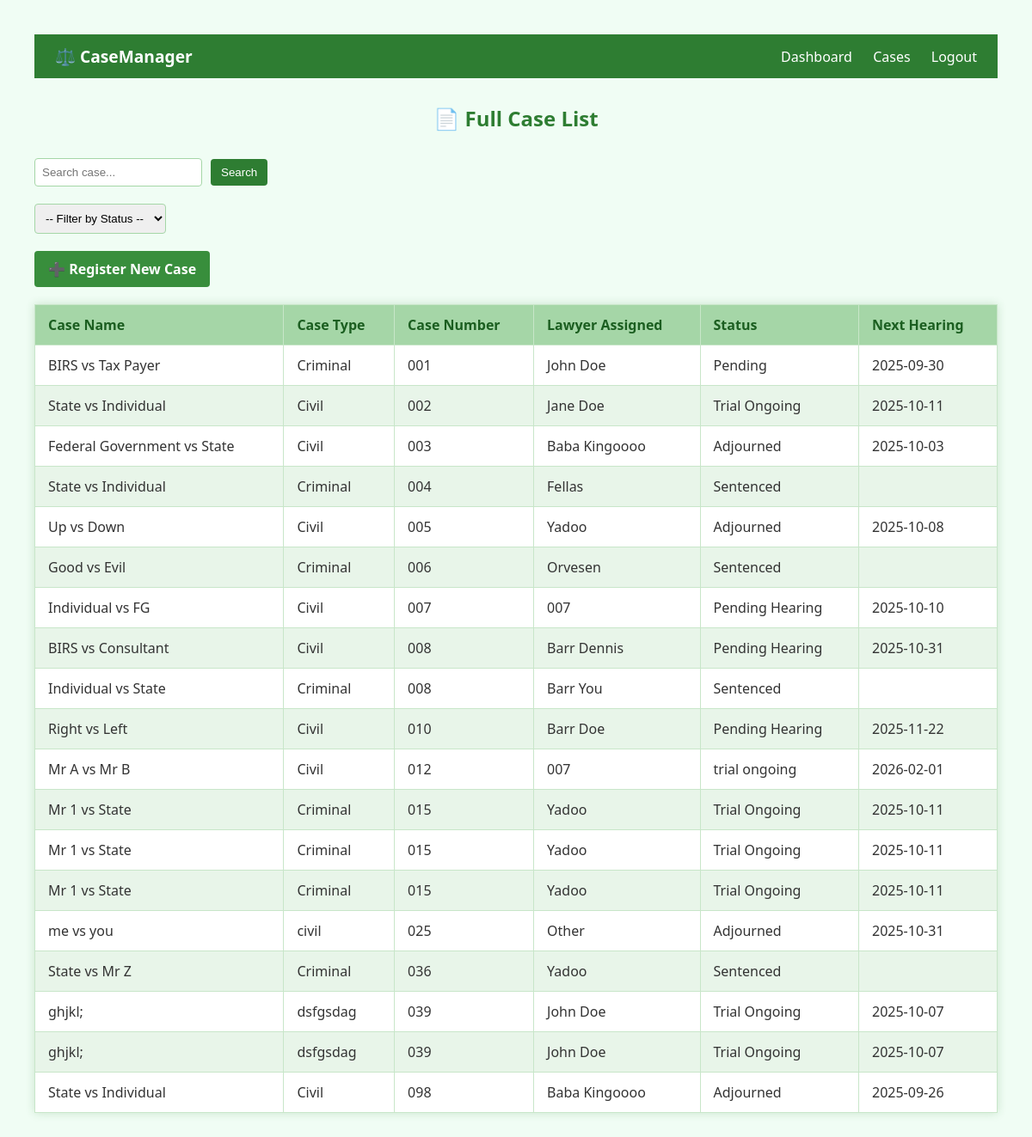
/cases (signed in), run on the app's committed database.
### tables this page shows
CREATE TABLE cases (
    id INTEGER PRIMARY KEY AUTOINCREMENT,
    case_name TEXT NOT NULL,
    case_type TEXT NOT NULL,
    case_number TEXT,
    lawyer_assigned TEXT,
    status TEXT,
    next_hearing DATE,
    date_opened TEXT,
    date_closed TEXT
, court TEXT, presiding_judge TEXT, case_summary TEXT);

### app.py (the view)
@app.route('/cases')
def case_list():
    if 'user' in session:
        conn = get_db_connection()
        cases = conn.execute('SELECT * FROM cases').fetchall()
        user = conn.execute('SELECT role FROM users WHERE username = ?', (session['user'],)).fetchone()
        conn.close()
        return render_template('case_list.html', cases=cases, user_role=user['role'] if user else None)
    else:
        return redirect(url_for('login'))

### app.py (called while the page is built)
def get_db_connection():
    conn = sqlite3.connect('case_management.db')
    conn.row_factory = sqlite3.Row
    return conn

### templates/case_list.html (shortened to what this page needs)
<!DOCTYPE html>
<html>
<head>
</head>
<nav class="navbar">
    <div class="nav-left">
        <span class="logo">⚖️ CaseManager</span>
    </div>
    <div class="nav-right">
        <a href="{{ url_for('dashboard') }}">Dashboard</a>
        <a href="{{ url_for('case_list') }}">Cases</a>
        {% if session.get('user') %}
            <a href="{{ url_for('logout') }}">Logout</a>
        {% endif %}
    </div>
</nav>
<body>
     <h2>📄 Full Case List{% if filter %} – {{ filter }}{% endif %}</h2>
    <form method="GET" action="{{ url_for('search_case') }}">
        <input type="text" name="query" placeholder="Search case..." required>
        <button type="submit">Search</button>
    </form>
    <form method="GET" action="{{ url_for('filter_by_status', status='Pending') }}">
     <form method="GET">
        <select name="status" onchange="this.form.action='{{ url_for('filter_by_status', status='') }}' + encodeURIComponent(this.value); this.form.submit();">
            <option value="">-- Filter by Status --</option>
        </select>
    </form>
<a href="{{ url_for('register') }}" class="register-button">➕ Register New Case</a>
    <table class="case-table">
        <thead>
            <tr>
                <th>Case Name</th>
                <th>Case Type</th>
                <th>Case Number</th>
                <th>Lawyer Assigned</th>
                <th>Status</th>
                <th>Next Hearing</th>
            </tr>
        </thead>
        <tbody>
            {% if cases %}
                {% for case in cases %}
                <tr onclick="window.location='{{ url_for('movement_history', case_number=case.case_number) }}';">
                    <td>{{ case.case_name }}</td>
                    <td>{{ case.case_type }}</td>
                    <td>{{ case.case_number }}</td>
                    <td>{{ case.lawyer_assigned }}</td>
                    <td>{{ case.status }}</td>
                    <td>{{ case.next_hearing }}</td>
                </tr>
                {% endfor %}
            {% else %}
                <tr>
                    <td colspan="6" style="text-align:center; color:#888;">No cases found for this filter.</td>
                </tr>
            {% endif %}
        </tbody>
    </table>
</body>
</html>

### templates/case_list.html (style rules this page uses)
body { font-family: 'Segoe UI', sans-serif; background-color: #f0fdf4; color: #333; margin: 40px; }
h2 { text-align: center; color: #2e7d32; margin-bottom: 30px; }
form { margin-bottom: 20px; display: flex; gap: 10px; align-items: center; }
input[type="text"], select { padding: 8px; border: 1px solid #a5d6a7; border-radius: 4px; }
button { padding: 8px 12px; background-color: #2e7d32; color: white; border: none; border-radius: 4px; cursor: pointer; }
.register-button { display: inline-block; margin-bottom: 20px; padding: 10px 16px; background-color: #388e3c; color: white; text-decoration: none; border-radius: 4px; font-weight: bold; transition: background-color 0.3s ease; }
.navbar { display: flex; justify-content: space-between; align-items: center; background-color: #2e7d32; padding: 12px 24px; color: white; font-family: 'Segoe UI', sans-serif; margin-bottom: 30px; }
.nav-left .logo { font-size: 1.2em; font-weight: bold; }
.nav-right a { color: white; text-decoration: none; margin-left: 20px; font-weight: 500; transition: color 0.3s ease; }
.case-table { width: 100%; border-collapse: collapse; box-shadow: 0 0 10px rgba(46, 125, 50, 0.2); background-color: #ffffff; }
.case-table th, .case-table td { padding: 12px 15px; border: 1px solid #c8e6c9; text-align: left; }
.case-table th { background-color: #a5d6a7; color: #1b5e20; font-weight: bold; }
.case-table tr:nth-child(even) { background-color: #e8f5e9; }

### data on the page
cases: case_name "BIRS vs Tax Payer", case_type "Criminal", case_number "001", lawyer_assigned "John Doe", status "Pending", next_hearing "2025-09-30"
cases: case_name "State vs Individual", case_type "Civil", case_number "002", lawyer_assigned "Jane Doe", status "Trial Ongoing", next_hearing "2025-10-11"
cases: case_name "Federal Government vs State", case_type "Civil", case_number "003", lawyer_assigned "Baba Kingoooo", status "Adjourned", next_hearing "2025-10-03"
cases: case_name "State vs Individual", case_type "Criminal", case_number "004", lawyer_assigned "Fellas", status "Sentenced"
cases: case_name "Up vs Down", case_type "Civil", case_number "005", lawyer_assigned "Yadoo", status "Adjourned", next_hearing "2025-10-08"
cases: case_name "Good vs Evil", case_type "Criminal", case_number "006", lawyer_assigned "Orvesen", status "Sentenced"
cases: case_name "Individual vs FG", case_type "Civil", case_number "007", lawyer_assigned "007", status "Pending Hearing", next_hearing "2025-10-10"
cases: case_name "BIRS vs Consultant", case_type "Civil", case_number "008", lawyer_assigned "Barr Dennis", status "Pending Hearing", next_hearing "2025-10-31"
cases: case_name "Individual vs State", case_type "Criminal", case_number "008", lawyer_assigned "Barr You", status "Sentenced"
cases: case_name "Right vs Left", case_type "Civil", case_number "010", lawyer_assigned "Barr Doe", status "Pending Hearing", next_hearing "2025-11-22"
cases: case_name "Mr A vs Mr B", case_type "Civil", case_number "012", lawyer_assigned "007", status "trial ongoing", next_hearing "2026-02-01"
cases: case_name "Mr 1 vs State", case_type "Criminal", case_number "015", lawyer_assigned "Yadoo", status "Trial Ongoing", next_hearing "2025-10-11"
cases: case_name "Mr 1 vs State", case_type "Criminal", case_number "015", lawyer_assigned "Yadoo", status "Trial Ongoing", next_hearing "2025-10-11"
cases: case_name "Mr 1 vs State", case_type "Criminal", case_number "015", lawyer_assigned "Yadoo", status "Trial Ongoing", next_hearing "2025-10-11"
cases: case_name "me vs you", case_type "civil", case_number "025", lawyer_assigned "Other", status "Adjourned", next_hearing "2025-10-31"
cases: case_name "State vs Mr Z", case_type "Criminal", case_number "036", lawyer_assigned "Yadoo", status "Sentenced"
cases: case_name "ghjkl;", case_type "dsfgsdag", case_number "039", lawyer_assigned "John Doe", status "Trial Ongoing", next_hearing "2025-10-07"
cases: case_name "ghjkl;", case_type "dsfgsdag", case_number "039", lawyer_assigned "John Doe", status "Trial Ongoing", next_hearing "2025-10-07"
cases: case_name "State vs Individual", case_type "Civil", case_number "098", lawyer_assigned "Baba Kingoooo", status "Adjourned", next_hearing "2025-09-26"
